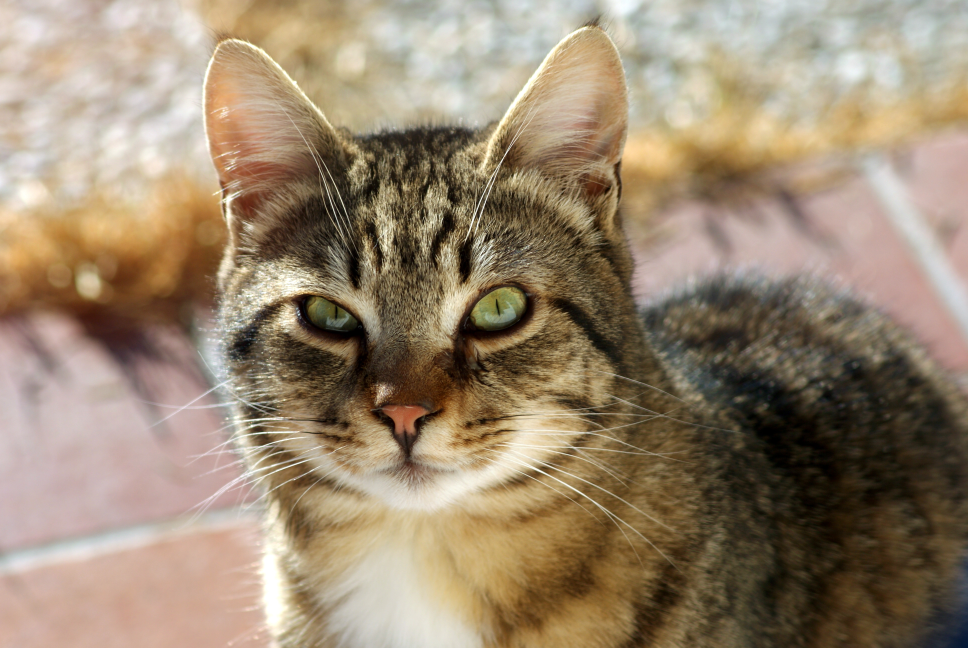
#> input picture lab04/dataset/A.jpg, 3872 x 2592 px (shown at 1/4 size); its folder holds only this picture in this run
$ jupyter execute --allow-errors lab04.ipynb   (shell and % lines are left out)
#> lines starting #> are read from the running program, lines starting #| are printed output that depends on the picture
[cell 1]
import pywt
import numpy as np
import matplotlib.pyplot as plt
from PIL import Image, ImageFilter
from sklearn.metrics import (accuracy_score, recall_score,
                             confusion_matrix, roc_curve, auc)
from itertools import combinations
import os, requests, io

# ── Hàm mới: Đọc ảnh thật từ thư mục ──────────────────────────────
def load_real_images(folder_path):
    """Đọc toàn bộ ảnh trong thư mục, xử lý sơ bộ và trả về dictionary.
    Key sẽ là tên file KHÔNG gồm phần mở rộng (vd: A1.png -> 'A1').
    """
#> called with folder_path = 'dataset'
    images = {}

    # Kiểm tra xem thư mục có tồn tại không
    if not os.path.exists(folder_path):
        print(f"Thư mục {folder_path} không tồn tại!")
        return images

    # Duyệt qua các file trong thư mục
    for filename in os.listdir(folder_path):
        if filename.lower().endswith(('.png', '.jpg', '.jpeg')):
            file_path = os.path.join(folder_path, filename)
            try:
                # 1. Đọc ảnh -> 2. Chuyển sang ảnh xám (L) -> 3. Resize về 64x64
                img = Image.open(file_path).convert('L').resize((64, 64))
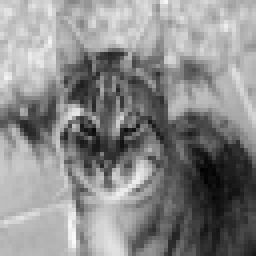
#> img: PIL image 64x64 L (shown 4 times larger); min 3, max 250, mean 137.6

                # 4. Chuyển thành Numpy array
                #    Dùng tên file không kèm phần mở rộng làm key (A1.png -> 'A1')
                name, _ = os.path.splitext(filename)
                images[name] = np.array(img)
            except Exception as e:
                print(f"Lỗi khi đọc file {filename}: {e}")

    return images

# ==========================================
# CÁCH SỬ DỤNG
# ==========================================
# Cung cấp đường dẫn tới thư mục chứa ảnh của bạn
# Ví dụ: thư mục 'dataset' nằm cùng chỗ với file code
folder_dir = 'dataset'
images = load_real_images(folder_dir)
#> images = 1 item

print(f"Đã tải thành công {len(images)} ảnh.")
#| Đã tải thành công 1 ảnh.

[cell 2]
def wavelet_hash(image_array, wavelet='haar', level=1, hash_size=64):
    """
    Chuyển ảnh thành binary hash qua Wavelet Transform.

    Các bước:
    1. DWT 2D → lấy sub-band LL (approximation)
    2. Lấy 'hash_size' hệ số đầu tiên
    3. Binarize: coeff >= mean → 1, ngược lại → 0
    """
    img = image_array.astype(np.float32)

    # DWT 2D: trả về (LL, (LH, HL, HH))
    coeffs = pywt.dwt2(img, wavelet)
    LL, (LH, HL, HH) = coeffs

    # Flatten LL và lấy hash_size phần tử đầu
    flat = LL.flatten()[:hash_size]

    # Quantize: so sánh với mean
    mean_val = flat.mean()
    binary_hash = (flat >= mean_val).astype(np.uint8)

    return binary_hash, LL

def hamming_distance(h1, h2):
    """Đếm số bit khác nhau giữa hai hash."""
    return np.sum(h1 != h2)

# Tính hash cho tất cả ảnh
hashes = {}
LLs = {}
for name, img in images.items():
    h, ll = wavelet_hash(img)
    hashes[name] = h
    LLs[name] = ll
#> this loop made 1 pass
#> (name, mean_val in wavelet_hash) on pass 1: ('A', 383.1)
#> pass 1, in wavelet_hash, `LL, (LH, HL, HH) = coeffs`:
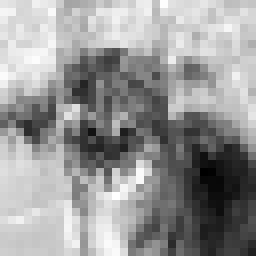
#> LL: shape (32, 32) float32 (shown 8 times larger); min 12.5, max 453, mean 275.2; drawn with min black and max white
#> pass 1, in wavelet_hash, `LL, (LH, HL, HH) = coeffs`:
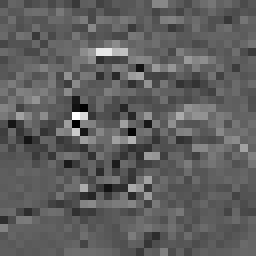
#> LH: shape (32, 32) float32 (shown 8 times larger); min -60, max 104, mean 1.3; drawn with min black and max white
#> pass 1, in wavelet_hash, `LL, (LH, HL, HH) = coeffs`:
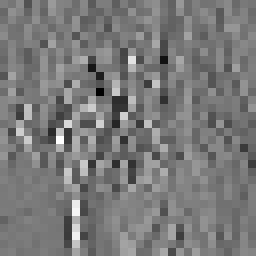
#> HL: shape (32, 32) float32 (shown 8 times larger); min -96.5, max 107, mean 0.5; drawn with min black and max white
#> after the loop, LLs = 1 item; hashes = 1 item

if hashes:
    first_name = next(iter(hashes.keys()))
#> first_name = 'A'
    print("Hash size:", len(hashes[first_name]))
#| Hash size: 64
    print(f"Example hash ({first_name}):", hashes[first_name][:16], "...")
#> (printed output is left out)
#| Đang hiển thị biểu đồ Wavelet cho ảnh: A
else:
    print("Không có ảnh nào để tính hash.")

[cell 3]
import matplotlib.pyplot as plt

def visualize_wavelet_subbands(image_array, wavelet='haar'):
    """
    Trực quan hóa 4 dải tần (LL, LH, HL, HH) của ảnh qua biến đổi DWT 2D.
    """
#> called with wavelet = 'haar'
    # 1. Đảm bảo ảnh ở dạng 2D (Grayscale)
    if len(image_array.shape) > 2:
        img = image_array[:, :, 0].astype(np.float32)
    else:
        img = image_array.astype(np.float32)

    # 2. Thực hiện biến đổi Wavelet
    coeffs = pywt.dwt2(img, wavelet)
    LL, (LH, HL, HH) = coeffs
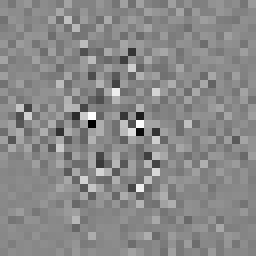
#> HH: shape (32, 32) float32 (shown 8 times larger); min -54, max 46, mean -0.2; drawn with min black and max white

    # 3. Khởi tạo khung vẽ 2x2
    fig, axes = plt.subplots(2, 2, figsize=(10, 10))
    fig.suptitle(f'Wavelet Transform (2D DWT) - Loại: {wavelet}', fontsize=16)

    # Góc trên trái: LL (Approximation - Cấu trúc thô)
    axes[0, 0].imshow(LL, cmap='gray')
    axes[0, 0].set_title('LL (Low-Low) - Xấp xỉ\nDùng để tạo Hash')
    axes[0, 0].axis('off')

    # Góc trên phải: LH (Horizontal Details - Cạnh ngang)
    # Lưu ý: Với LH, HL, HH, các giá trị thường rất nhỏ xoay quanh số 0.
    # Dùng cmap='gray' Matplotlib sẽ tự động scale ánh sáng để ta nhìn rõ nét vẽ.
    axes[0, 1].imshow(LH, cmap='gray')
    axes[0, 1].set_title('LH (Low-High) - Chi tiết ngang')
    axes[0, 1].axis('off')

    # Góc dưới trái: HL (Vertical Details - Cạnh dọc)
    axes[1, 0].imshow(HL, cmap='gray')
    axes[1, 0].set_title('HL (High-Low) - Chi tiết dọc')
    axes[1, 0].axis('off')

    # Góc dưới phải: HH (Diagonal Details - Cạnh chéo)
    axes[1, 1].imshow(HH, cmap='gray')
    axes[1, 1].set_title('HH (High-High) - Chi tiết chéo')
    axes[1, 1].axis('off')

    plt.tight_layout()
    plt.show()

# ==========================================
# GỌI HÀM VISUALIZE
# ==========================================
# Lấy một bức ảnh bất kỳ từ dictionary 'images' của bạn để xem thử
if images:
    first_name = next(iter(images.keys()))
    print(f"\nĐang hiển thị biểu đồ Wavelet cho ảnh: {first_name}")
    visualize_wavelet_subbands(images[first_name])

[cell 4]
from collections import defaultdict

names = list(images.keys())
#> names = ['A']
pairs = list(combinations(names, 2))
#> pairs = []

# Tự động xây dựng ground-truth similar_pairs dựa trên tiền tố tên ảnh
# Ví dụ: A1, A2 -> nhóm 'A'; B1, B2 -> nhóm 'B'
groups = defaultdict(list)
for name in names:
    # Lấy phần prefix không phải chữ số (vd: 'A1' -> 'A', 'B2' -> 'B')
    prefix = ''.join(ch for ch in name if not ch.isdigit()) or name
    groups[prefix].append(name)
#> this loop made 1 pass

similar_pairs = set()
for gnames in groups.values():
    if len(gnames) >= 2:
        for i in range(len(gnames)):
            for j in range(i + 1, len(gnames)):
                similar_pairs.add(tuple(sorted((gnames[i], gnames[j]))))

print(f"Số cặp similar_pairs (ground-truth) = {len(similar_pairs)}")

distances = []
labels = []

for (n1, n2) in pairs:
    d = hamming_distance(hashes[n1], hashes[n2])
    distances.append(d)
    # Ground truth label
    pair_key = tuple(sorted([n1, n2]))
    label = 1 if pair_key in similar_pairs else 0
    labels.append(label)
    print(f"{n1} vs {n2}: distance={d:3d}  →  {'similar' if label else 'NOT similar'}")
#> this loop made 0 passes
#> after the loop, distances = []; labels = []

[cell 5]
# Thử threshold = 20: distance <= threshold → "similar"
THRESHOLD = 20

predictions = [1 if d <= THRESHOLD else 0 for d in distances]
#> predictions = []

acc  = accuracy_score(labels, predictions)
#> acc = nan
sens = recall_score(labels, predictions, zero_division=0)      # sensitivity
#> sens = 0
cm   = confusion_matrix(labels, predictions)
#> cm = empty array

# Specificity = TN / (TN + FP)
#> (the rest of this cell did not finish here and is left out)

[cell 6]
# ROC curve: dùng distance âm (càng nhỏ = càng similar = score cao)
scores = [-d for d in distances]   # flip: smaller distance → higher score
#> scores = []

#> (the rest of this cell did not finish here and is left out)

[cell 7]
def show_wavelet_decomposition(img_array, name='Image', wavelet='haar'):
    """Hiển thị ảnh gốc và 4 sub-bands của DWT."""
    img = img_array.astype(np.float32)
    LL, (LH, HL, HH) = pywt.dwt2(img, wavelet)

    fig, axes = plt.subplots(1, 5, figsize=(14, 3))
    titles = ['Original', 'LL (approx)', 'LH (horiz)', 'HL (vert)', 'HH (diag)']
    data   = [img, LL, np.abs(LH), np.abs(HL), np.abs(HH)]
    cmaps  = ['gray', 'gray', 'magma', 'magma', 'magma']

    for ax, title, d, cmap in zip(axes, titles, data, cmaps):
        ax.imshow(d, cmap=cmap)
        ax.set_title(title, fontsize=10)
        ax.axis('off')

    plt.suptitle(f'Wavelet decomposition — {name} (wavelet={wavelet})', y=1.02)
    plt.tight_layout()
    plt.savefig(f'wavelet_{name}.png', dpi=120, bbox_inches='tight')
    plt.show()

# Hiển thị decomposition cho 2 ảnh bất kỳ (ưu tiên A1, B1 nếu tồn tại)
image_names = list(images.keys())
#> image_names = ['A']
if len(image_names) >= 1:
    name1 = 'A1' if 'A1' in images else image_names[0]
#> name1 = 'A'
    name2 = 'D' if 'D' in images and 'D' != name1 else next((n for n in image_names if n != name1), image_names[0])
#> name2 = 'A'
    show_wavelet_decomposition(images[name2], name=name2)
#> the loop in show_wavelet_decomposition, `for ax, title, d, cmap in zip(axes, titles, data, cmaps):` made 5 passes
#> in show_wavelet_decomposition, `plt.savefig(f'wavelet_{name}.png', dpi=120, bbox_inches='tight')`:
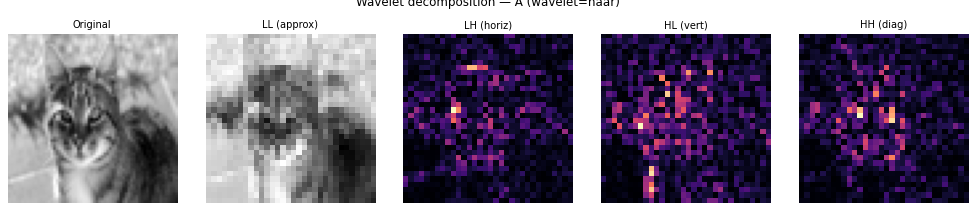
#> figure drawn by matplotlib, 5 panels
    show_wavelet_decomposition(images[name1], name=name1)
#> the loop in show_wavelet_decomposition (call 2), `for ax, title, d, cmap in zip(axes, titles, data, cmaps):` made 5 passes
if len(image_names) >= 2:
    # Tìm một ảnh khác với name1, ưu tiên 'B1' nếu có
    if 'B1' in images and 'B1' != name1:
        name2 = 'B1'
    else:
        name2 = next((n for n in image_names if n != name1), image_names[0])
    show_wavelet_decomposition(images[name2], name=name2)

[cell 8]
def compare_hashes_visual(name1, name2, hashes):
    h1, h2 = hashes[name1], hashes[name2]
    diff = (h1 != h2).astype(int)
    dist = diff.sum()

    fig, axes = plt.subplots(1, 3, figsize=(10, 2))
    for ax, data, title in zip(axes,
            [h1.reshape(8, -1), h2.reshape(8, -1), diff.reshape(8, -1)],
            [f'Hash {name1}', f'Hash {name2}', f'Difference (dist={dist})']):
        ax.imshow(data, cmap='RdYlGn' if 'Diff' in title else 'binary', vmin=0, vmax=1)
        ax.set_title(title, fontsize=10)
        ax.axis('off')
    plt.tight_layout()
    plt.show()

# Chọn cặp similar và not-similar để minh hoạ
if hashes:
    # Tìm một cặp similar nếu có
    sim_pair = None
    if 'similar_pairs' in globals() and similar_pairs:
        sim_pair = next(iter(similar_pairs))
    elif len(hashes) >= 2:
        # fallback: lấy 2 ảnh đầu tiên
        keys = list(hashes.keys())
        sim_pair = (keys[0], keys[1])

    # Tìm một cặp non-similar nếu có từ danh sách pairs/labels
    nonsim_pair = None
    if 'pairs' in globals() and 'labels' in globals():
        for (p, lbl) in zip(pairs, labels):
            if lbl == 0:
                nonsim_pair = p
                break
    if nonsim_pair is None and len(hashes) >= 2:
        keys = list(hashes.keys())
        nonsim_pair = (keys[0], keys[-1])

    if sim_pair is not None:
        print(f"Visualizing similar pair: {sim_pair}")
        compare_hashes_visual(sim_pair[0], sim_pair[1], hashes)
    else:
        print("Không tìm được cặp similar để minh hoạ.")

    if nonsim_pair is not None:
        print(f"Visualizing non-similar pair: {nonsim_pair}")
        compare_hashes_visual(nonsim_pair[0], nonsim_pair[1], hashes)
    else:
        print("Không tìm được cặp non-similar để minh hoạ.")
else:
    print("Không có hash nào để so sánh.")

$ run again, on lab04/dataset/B.jpg
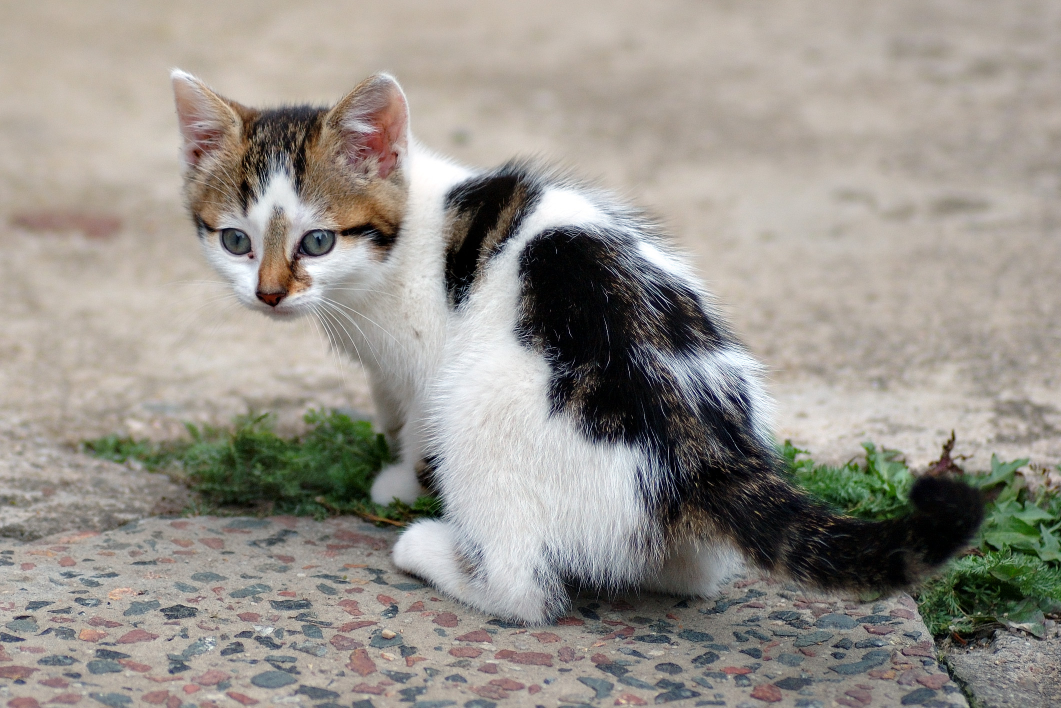
#> input picture lab04/dataset/B.jpg, 2122 x 1415 px (shown at 1/2 size)
#> in load_real_images, `img = Image.open(file_path).convert('L').resize((64, 64))`:
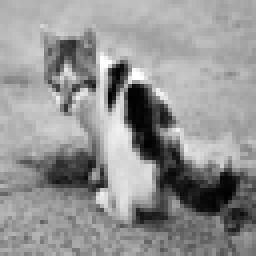
#> img: PIL image 64x64 L (shown 4 times larger); min 0, max 255, mean 147.2
#> images = 1 item
#| Đã tải thành công 1 ảnh.
#> the loop `for name, img in images.items():` made 1 pass
#> (name, mean_val in wavelet_hash) on pass 1: ('B', 360.8)
#> first_name = 'B'
#| Hash size: 64
#> (printed output is left out)
#| Đang hiển thị biểu đồ Wavelet cho ảnh: B
#> in visualize_wavelet_subbands, `LL, (LH, HL, HH) = coeffs`:
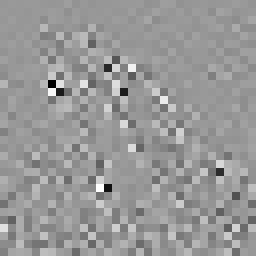
#> HH: shape (32, 32) float32 (shown 8 times larger); min -64, max 43, mean 0; drawn with min black and max white
#> names = ['B']
#> pairs = []
#> the loop `for name in names: # Lấy phần prefix không phải chữ số (vd: 'A1' -> 'A..` made 1 pass
#> acc = nan
#> sens = 0
#> cm = empty array
#> scores = []
#> image_names = ['B']
#> name1 = 'B'
#> the loop in show_wavelet_decomposition, `for ax, title, d, cmap in zip(axes, titles, data, cmaps):` made 5 passes
#> the loop in show_wavelet_decomposition (call 2), `for ax, title, d, cmap in zip(axes, titles, data, cmaps):` made 5 passes

$ run again, on lab04/dataset/C.jpg
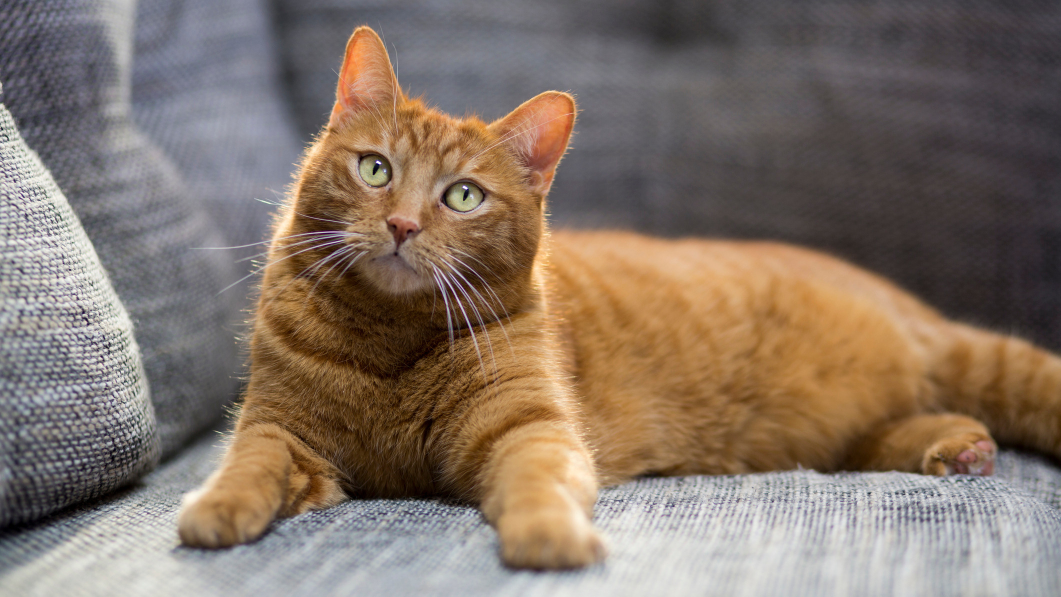
#> input picture lab04/dataset/C.jpg, 2121 x 1193 px (shown at 1/2 size)
#> in load_real_images, `img = Image.open(file_path).convert('L').resize((64, 64))`:
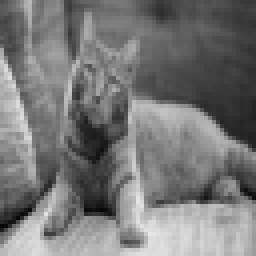
#> img: PIL image 64x64 L (shown 4 times larger); min 6, max 230, mean 119.4
#> images = 1 item
#| Đã tải thành công 1 ảnh.
#> the loop `for name, img in images.items():` made 1 pass
#> (name, mean_val in wavelet_hash) on pass 1: ('C', 186.2)
#> first_name = 'C'
#| Hash size: 64
#> (printed output is left out)
#| Đang hiển thị biểu đồ Wavelet cho ảnh: C
#> in visualize_wavelet_subbands, `LL, (LH, HL, HH) = coeffs`:
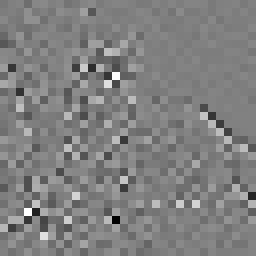
#> HH: shape (32, 32) float32 (shown 8 times larger); min -42.5, max 42, mean 0; drawn with min black and max white
#> names = ['C']
#> pairs = []
#> the loop `for name in names: # Lấy phần prefix không phải chữ số (vd: 'A1' -> 'A..` made 1 pass
#> acc = nan
#> sens = 0
#> cm = empty array
#> scores = []
#> image_names = ['C']
#> name1 = 'C'
#> the loop in show_wavelet_decomposition, `for ax, title, d, cmap in zip(axes, titles, data, cmaps):` made 5 passes
#> the loop in show_wavelet_decomposition (call 2), `for ax, title, d, cmap in zip(axes, titles, data, cmaps):` made 5 passes

$ run again, on lab04/dataset/D.jpg
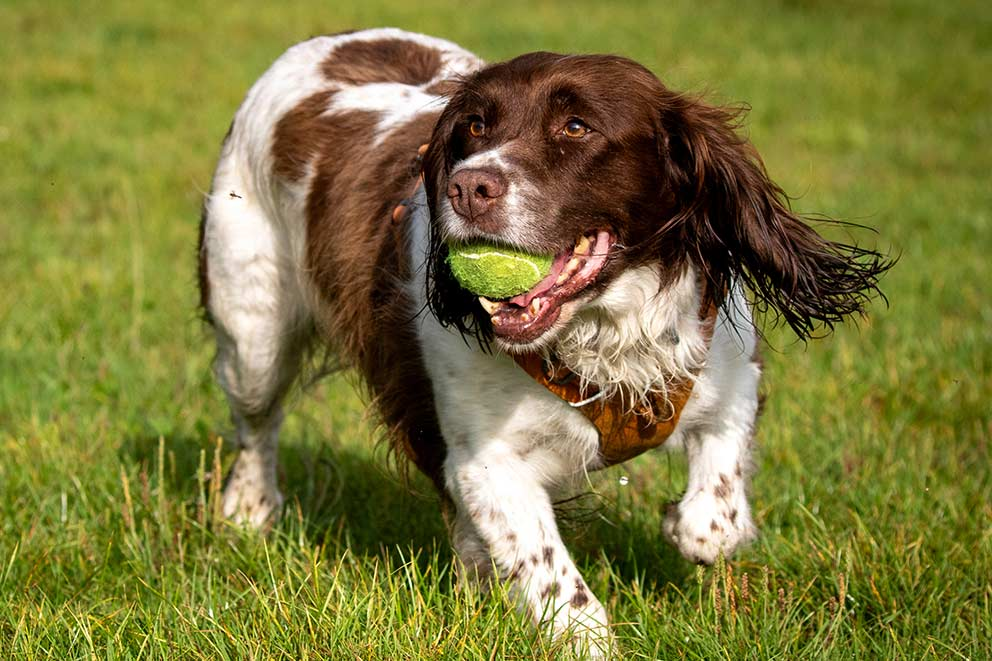
#> input picture lab04/dataset/D.jpg, 992 x 661 px
#> in load_real_images, `img = Image.open(file_path).convert('L').resize((64, 64))`:
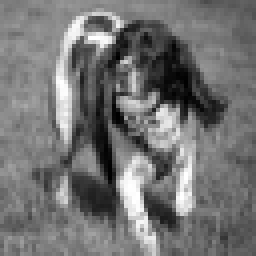
#> img: PIL image 64x64 L (shown 4 times larger); min 0, max 255, mean 115.1
#> images = 1 item
#| Đã tải thành công 1 ảnh.
#> the loop `for name, img in images.items():` made 1 pass
#> (name, mean_val in wavelet_hash) on pass 1: ('D', 250.9)
#> first_name = 'D'
#| Hash size: 64
#> (printed output is left out)
#| Đang hiển thị biểu đồ Wavelet cho ảnh: D
#> in visualize_wavelet_subbands, `LL, (LH, HL, HH) = coeffs`:
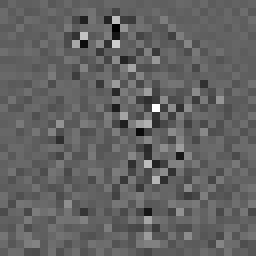
#> HH: shape (32, 32) float32 (shown 8 times larger); min -51.5, max 81.5, mean 0; drawn with min black and max white
#> names = ['D']
#> pairs = []
#> the loop `for name in names: # Lấy phần prefix không phải chữ số (vd: 'A1' -> 'A..` made 1 pass
#> acc = nan
#> sens = 0
#> cm = empty array
#> scores = []
#> image_names = ['D']
#> name1 = 'D'
#> the loop in show_wavelet_decomposition, `for ax, title, d, cmap in zip(axes, titles, data, cmaps):` made 5 passes
#> the loop in show_wavelet_decomposition (call 2), `for ax, title, d, cmap in zip(axes, titles, data, cmaps):` made 5 passes
